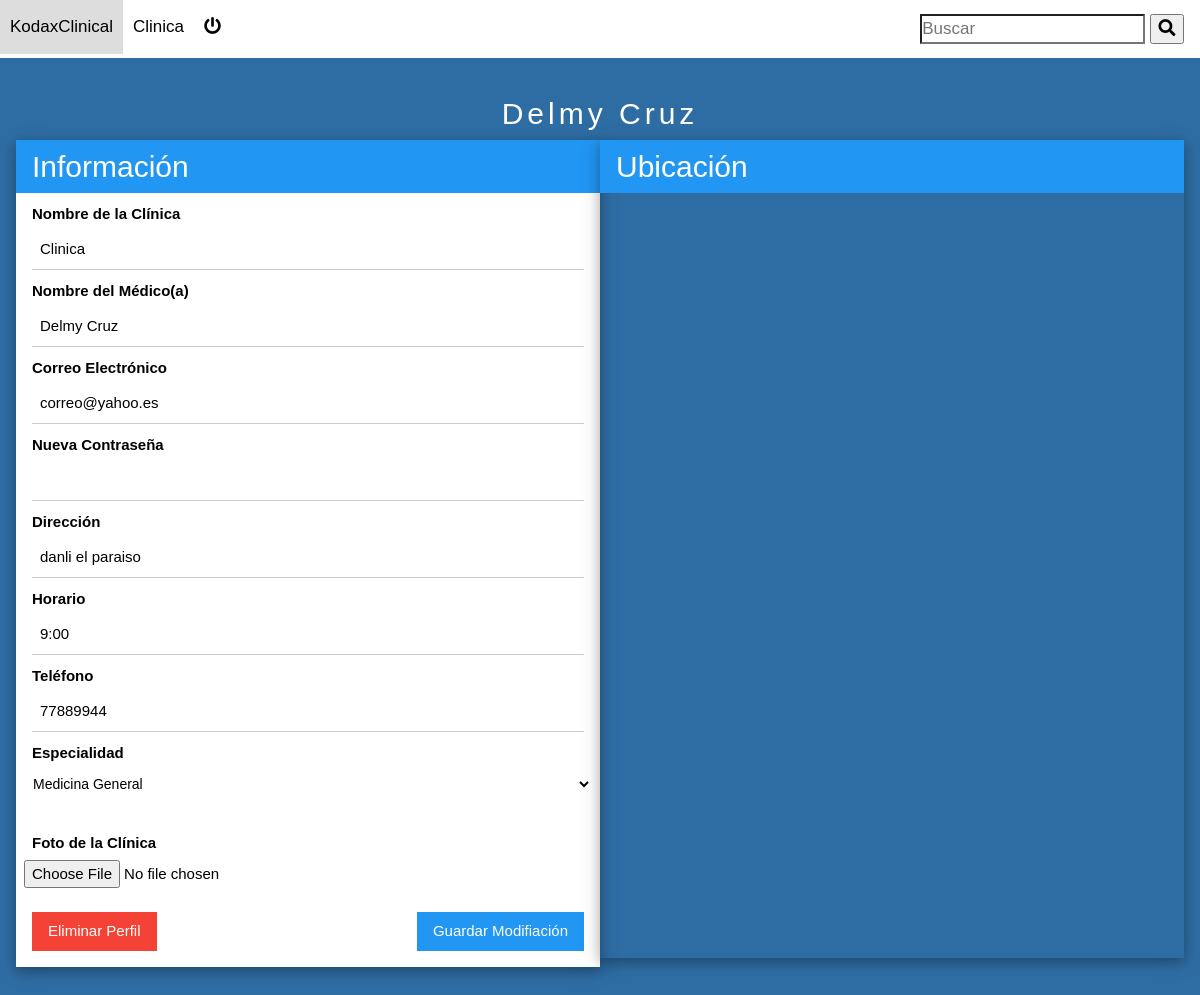
The page /perfil.php (signed in) on the database its author committed.
### tables this page shows
CREATE TABLE `registros` (
  `id_registro` int(100) NOT NULL,
  `nombre_clinica` varchar(30) NOT NULL,
  `nombre` varchar(30) NOT NULL,
  `correo` varchar(30) NOT NULL,
  `contrasena` varchar(250) NOT NULL,
  `especialidad` varchar(30) NOT NULL,
  `direccion` varchar(30) NOT NULL,
  `horario` varchar(30) NOT NULL,
  `telefono` int(8) NOT NULL,
  `latitud` varchar(250) DEFAULT NULL,
  `longitud` varchar(250) DEFAULT NULL,
  `foto` varchar(255) DEFAULT 'default.jpg',
  `destino` varchar(255) DEFAULT 'imagenkodaxweb/'
);

CREATE TABLE `categorias` (
  `id_categoria` int(11) NOT NULL,
  `nombre` varchar(30) NOT NULL,
  `nombres` varchar(30) NOT NULL,
  `titulo` varchar(50) NOT NULL,
  `descripcion` varchar(255) NOT NULL,
  `imagen` varchar(255) NOT NULL
);

### perfil.php (the view, shortened to what this page needs)
<!DOCTYPE html>
<html>
<head>
  <?php include('lib/links.php'); ?>
</head>
<body>
  <?php
      include ("lib/conexion.php");
      include ("bar.php");
      $var= $_SESSION['user'];
      $sql = "SELECT id_registro,nombre_clinica,registros.nombre as name,correo,direccion,horario,telefono,
      latitud,longitud,contrasena,especialidad,categorias.nombre as categoria,foto,destino
      FROM registros JOIN categorias ON especialidad=id_categoria
      WHERE id_registro='$var'";
      $stmt=$conexion->query($sql);
      $rows = $stmt->fetchAll();
      foreach ($rows as $key){}
  ?>
  <div class="w3-container w3-content w3-padding-64" style="max-width:2000px" id="">
    <h2 class="w3-wide w3-center" style="color:white;"><?php echo $key["name"] ?></h2>
    <div class="w3-card-4 w3-col m6">
      <div class="w3-container w3-blue">
        <h2>Información</h2>
      </div>
      <form class="w3-container w3-white" action="modificar.php" method="post" enctype="multipart/form-data">
        <label style="margin-top:10px">Nombre de la Clínica</label>
        <input class="w3-input" type="text" required name="nombreClinica" value="<?php echo $key["nombre_clinica"] ?>">
        <label style="margin-top:10px">Nombre del Médico(a)</label>
        <input class="w3-input" type="text" required name="nombre" value="<?php echo $key["name"] ?>">
        <label style="margin-top:10px">Correo Electrónico</label>
        <input class="w3-input" type="email" required name="correo" value="<?php echo $key["correo"] ?>">
        <label style="margin-top:10px">Nueva Contraseña</label>
        <input class="w3-input" type="password" name="password" value="">
        <label style="margin-top:10px">Dirección</label>
        <input class="w3-input" type="text" required name="direccion" value="<?php echo $key["direccion"] ?>">
        <label style="margin-top:10px">Horario</label>
        <input class="w3-input" type="text" required name="horario" value="<?php echo $key["horario"] ?>">
        <label style="margin-top:10px">Teléfono</label>
        <input class="w3-input" type="text" required name="telefono" value="<?php echo $key["telefono"] ?>">
        <label style="margin-top:10px">Especialidad</label>
        <div class="w3-row-padding" style="margin:0 -16px 8px -16px">
          <select name="especialidad">
          <option value="<?php echo $key["especialidad"] ?>" ><?php echo $key["categoria"] ?></option>
          </select>
        </div>
        <label style="margin-top:10px">Foto de la Clínica</label>
        <div class="w3-row-padding" style="margin:0 -16px 8px -16px">
          <input class="w3-file" type="file" name="imagen" maxlength="150" value="<?php echo $key["foto"] ?>">
        </div>
        <button type="button" onclick="document.getElementById('id01').style.display='block'" class="w3-button w3-red w3-section">Eliminar Perfil</button>
        <button class="w3-button w3-blue w3-section w3-right" type="submit">Guardar Modifiación</button>
      </form>
    </div>
    <div class="w3-card-4 w3-col m6" >
      <div class="w3-container w3-blue">
        <h2>Ubicación</h2>
      </div>
      <?php if($key["latitud"] != NULL){ ?>
      <div class="w3-row w3-padding-32" id="mapPerfil" >
      </div>
      <?php }else{ ?>
      <div class="w3-row w3-padding-32">
        <h1 class="w3-center">No registro ubicación</h1>
      </div>
      <?php } ?>
    </div>
  </div>
</body>
</html>

### css/w3.css (style rules this page uses)
*,*:before,*:after { box-sizing:inherit }
html { -ms-text-size-adjust:100%;-webkit-text-size-adjust:100% }
body { margin:0 }
button,input,select,textarea { font:inherit;margin:0 }
button,input { overflow:visible }
button,select { text-transform:none }
button,html [type=button],[type=reset],[type=submit] { -webkit-appearance:button }
html,body { font-family:Verdana,sans-serif;font-size:15px;line-height:1.5 }
html { overflow-x:hidden }
h2 { font-size:30px }
h1,h2,h3,h4,h5,h6 { font-family:"Segoe UI",Arial,sans-serif;font-weight:400;margin:10px 0 }
.w3-wide { letter-spacing:4px }
.w3-btn,.w3-button { border:none;display:inline-block;padding:8px 16px;vertical-align:middle;overflow:hidden;text-decoration:none;color:inherit;background-color:inherit;text-align:center;cursor:pointer;white-space:nowrap }
.w3-btn,.w3-button { -webkit-touch-callout:none;-webkit-user-select:none;-khtml-user-select:none;-moz-user-select:none;-ms-user-select:none;user-select:none }
.w3-input { padding:8px;display:block;border:none;border-bottom:1px solid #ccc;width:100% }
.w3-container:after,.w3-container:before,.w3-panel:after,.w3-panel:before,.w3-row:after,.w3-row:before,.w3-row-padding:after,.w3-row-padding:before, .w3-cell-row:before,.w3-cell-row:after,.w3-clear:after,.w3-clear:before,.w3-bar:before,.w3-bar:after { content:"";display:table;clear:both }
.w3-col,.w3-half,.w3-third,.w3-twothird,.w3-threequarter,.w3-quarter { float:left;width:100% }
@media (min-width:601px) { .w3-col.m6,.w3-half { width:49.99999% } }
.w3-content { max-width:980px;margin:auto }
.w3-row-padding,.w3-row-padding>.w3-half,.w3-row-padding>.w3-third,.w3-row-padding>.w3-twothird,.w3-row-padding>.w3-threequarter,.w3-row-padding>.w3-quarter,.w3-row-padding>.w3-col { padding:0 8px }
.w3-container,.w3-panel { padding:0.01em 16px }
.w3-card-4,.w3-hover-shadow:hover { box-shadow:0 4px 10px 0 rgba(0,0,0,0.2),0 4px 20px 0 rgba(0,0,0,0.19) }
.w3-center { text-align:center!important }
.w3-section,.w3-code { margin-top:16px!important;margin-bottom:16px!important }
.w3-padding-32 { padding-top:32px!important;padding-bottom:32px!important }
.w3-padding-64 { padding-top:64px!important;padding-bottom:64px!important }
.w3-right { float:right!important }
.w3-blue,.w3-hover-blue:hover { color:#fff!important;background-color:#2196F3!important }
.w3-red,.w3-hover-red:hover { color:#fff!important;background-color:#f44336!important }
.w3-white,.w3-hover-white:hover { color:#000!important;background-color:#fff!important }

### css/estilos.css (style rules this page uses)
* { margin: 0; padding: 0; -webkit-box-sizing: border-box; -moz-box-sizing: border-box; box-sizing: border-box; }
body { background:#2e6da4; -webkit-background-size: cover; background-size: cover; background-attachment: fixed; font-family: Roboto; }
select { background: rgba(255,255,255,255); border: none; font-size: 14px; height: 30px; padding: 5px; width: 100%; margin-bottom: 15px; }

### lib/links.php (style rules this page uses)
body,h1,h2,h3,h4,h5,h6 { font-family: "Karma", sans-serif }

### perfil.php (style rules this page uses)
#mapPerfil { width: 100%; height: 765px; }

### rows shown on the page
registros: nombre "Delmy Cruz", nombreClinica "Clinica", correo "correo@yahoo.es", direccion "danli el paraiso", horario "9:00", telefono "77889944", especialidad "Medicina General"

### other values the page prints
$_SESSION['clinica'] "Clinica"
